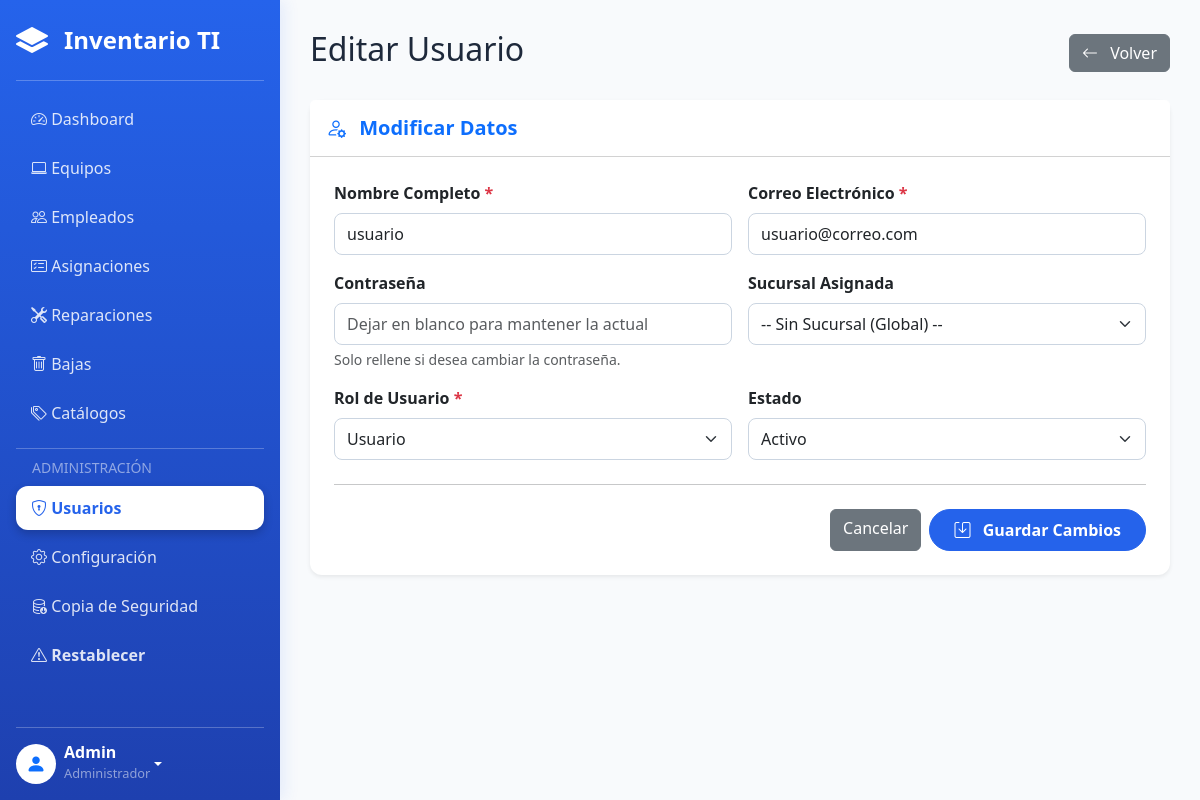
/usuario_editar.php?id=2 (signed in), run on the app's committed database.
### tables this page shows
CREATE TABLE IF NOT EXISTS `usuario_roles` (
  `id_usuario` int NOT NULL,
  `id_rol` int NOT NULL,
  PRIMARY KEY (`id_usuario`,`id_rol`),
  KEY `fk_rol` (`id_rol`),
  CONSTRAINT `fk_rol` FOREIGN KEY (`id_rol`) REFERENCES `roles` (`id`) ON DELETE CASCADE ON UPDATE CASCADE,
  CONSTRAINT `fk_usuario` FOREIGN KEY (`id_usuario`) REFERENCES `usuarios` (`id`) ON DELETE CASCADE ON UPDATE CASCADE
);

CREATE TABLE IF NOT EXISTS `usuarios` (
  `id` int NOT NULL AUTO_INCREMENT,
  `id_sucursal` int DEFAULT NULL,
  `nombre` varchar(100) NOT NULL,
  `email` varchar(100) NOT NULL,
  `password` varchar(255) NOT NULL,
  `activo` tinyint(1) NOT NULL DEFAULT '1',
  `fecha_creacion` timestamp NOT NULL DEFAULT CURRENT_TIMESTAMP,
  PRIMARY KEY (`id`),
  UNIQUE KEY `email` (`email`),
  KEY `fk_usuario_sucursal` (`id_sucursal`),
  CONSTRAINT `fk_usuario_sucursal` FOREIGN KEY (`id_sucursal`) REFERENCES `sucursales` (`id`)
);

### public/usuario_editar.php (the view, shortened to what this page needs)
<?php
require_once '../config/database.php';
$id_usuario = (int)$_GET['id'];
$sql_data = "SELECT u.*, ur.id_rol
             FROM usuarios u
             LEFT JOIN usuario_roles ur ON u.id = ur.id_usuario
             WHERE u.id = ?";
$stmt = $conexion->prepare($sql_data);
$stmt->bind_param("i", $id_usuario);
$stmt->execute();
$usuario = $stmt->get_result()->fetch_assoc();
require_once '../templates/header.php';
$roles = $conexion->query("SELECT id, nombre_rol FROM roles ORDER BY nombre_rol");
?>
<div class="d-flex justify-content-between align-items-center mb-4">
    <h1 class="h2">Editar Usuario</h1>
    <a href="gestion_usuarios.php" class="btn btn-secondary">
        <i class="bi bi-arrow-left me-2"></i> Volver
    </a>
</div>
<div class="card shadow-sm border-0">
    <div class="card-header bg-white py-3">
        <h5 class="mb-0 text-primary fw-bold"><i class="bi bi-person-gear me-2"></i> Modificar Datos</h5>
    </div>
    <div class="card-body p-4">
        <form action="usuario_editar.php?id=<?php echo $id_usuario; ?>" method="POST" autocomplete="off">
            <div class="row g-3">
                <div class="col-md-6">
                    <label class="form-label fw-bold">Nombre Completo <span class="text-danger">*</span></label>
                    <input type="text" class="form-control" name="nombre" value="<?php echo htmlspecialchars($usuario['nombre']); ?>" required>
                </div>
                <div class="col-md-6">
                    <label class="form-label fw-bold">Correo Electrónico <span class="text-danger">*</span></label>
                    <input type="email" class="form-control" name="email" value="<?php echo htmlspecialchars($usuario['email']); ?>" required>
                </div>
                <div class="col-md-6">
                    <label class="form-label fw-bold">Contraseña</label>
                    <input type="password" class="form-control" name="password" placeholder="Dejar en blanco para mantener la actual" autocomplete="new-password">
                    <div class="form-text">Solo rellene si desea cambiar la contraseña.</div>
                </div>
                <div class="col-md-6">
                    <label class="form-label fw-bold">Sucursal Asignada</label>
                    <select class="form-select" name="id_sucursal">
                        <option value="">-- Sin Sucursal (Global) --</option>
                    </select>
                </div>
                <div class="col-md-6">
                    <label class="form-label fw-bold">Rol de Usuario <span class="text-danger">*</span></label>
                    <select class="form-select" name="id_rol" required>
                        <?php
                        if ($roles) {
                            mysqli_data_seek($roles, 0);
                            while ($row = $roles->fetch_assoc()) {
                                $selected = ($usuario['id_rol'] == $row['id']) ? 'selected' : '';
                                echo "<option value='{$row['id']}' $selected>{$row['nombre_rol']}</option>";
                            }
                        }
                        ?>
                    </select>
                </div>
                <div class="col-md-6">
                    <label class="form-label fw-bold">Estado</label>
                    <select class="form-select" name="activo">
                        <option value="1" <?php echo ($usuario['activo'] == 1) ? 'selected' : ''; ?>>Activo</option>
                    </select>
                </div>
            </div>
            <hr class="my-4">
            <div class="d-flex justify-content-end gap-2">
                <a href="gestion_usuarios.php" class="btn btn-secondary">Cancelar</a>
                <button type="submit" class="btn btn-primary px-4">
                    <i class="bi bi-save me-2"></i> Guardar Cambios
                </button>
            </div>
        </form>
    </div>
</div>
<?php require_once '../templates/footer.php'; ?>

### public/css/style.css (style rules this page uses)
:root { --primary-blue: #2563eb; --primary-dark: #1e40af; --bg-body: #f8fafc; --bg-card: #ffffff; --text-main: #1e293b; --text-muted: #64748b; --radius-md: 12px; --radius-pill: 50px; --sidebar-width: 280px; }
body { font-family: 'Segoe UI', Roboto, 'Helvetica Neue', sans-serif; background-color: var(--bg-body); color: var(--text-main); margin: 0; overflow-x: hidden; }
body:not(.login-page) { display: flex; flex-direction: row; min-height: 100vh; }
.card { background-color: var(--bg-card); border: none; border-radius: var(--radius-md); box-shadow: 0 4px 6px -1px rgba(0, 0, 0, 0.05); margin-bottom: 20px; }
.btn-primary { background-color: var(--primary-blue); border-color: var(--primary-blue); border-radius: var(--radius-pill); padding: 8px 20px; font-weight: 600; }
.form-control, .form-select { border-radius: 8px; padding: 8px 12px; border: 1px solid #cbd5e1; }

### data on the page
usuario_roles: nombre "usuario", email "usuario@correo.com"
usuarios: activo "Activo"

### other printed values
$_SESSION['user_nombre'] "Admin"
$_SESSION['user_rol'] "Administrador"
form field id_rol "Usuario"
